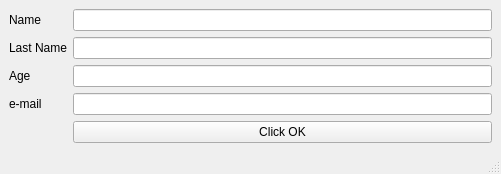
<?xml version="1.0" encoding="UTF-8"?>
<ui version="4.0">
 <class>MainWindow</class>
 <widget class="QMainWindow" name="MainWindow">
  <property name="geometry">
   <rect>
    <x>0</x>
    <y>0</y>
    <width>501</width>
    <height>157</height>
   </rect>
  </property>
  <property name="windowTitle">
   <string>MainWindow</string>
  </property>
  <widget class="QWidget" name="centralwidget">
   <layout class="QFormLayout" name="formLayout">
    <item row="0" column="0">
     <widget class="QLabel" name="label">
      <property name="text">
       <string>Name</string>
      </property>
     </widget>
    </item>
    <item row="1" column="0">
     <widget class="QLabel" name="label_2">
      <property name="text">
       <string>Last Name</string>
      </property>
     </widget>
    </item>
    <item row="2" column="0">
     <widget class="QLabel" name="label_3">
      <property name="text">
       <string>Age</string>
      </property>
     </widget>
    </item>
    <item row="0" column="1">
     <widget class="QLineEdit" name="lineEdit"/>
    </item>
    <item row="3" column="0">
     <widget class="QLabel" name="label_4">
      <property name="text">
       <string>e-mail</string>
      </property>
     </widget>
    </item>
    <item row="1" column="1">
     <widget class="QLineEdit" name="lineEdit_2"/>
    </item>
    <item row="2" column="1">
     <widget class="QLineEdit" name="lineEdit_3"/>
    </item>
    <item row="3" column="1">
     <widget class="QLineEdit" name="lineEdit_4"/>
    </item>
    <item row="4" column="1">
     <widget class="QPushButton" name="pushButton">
      <property name="text">
       <string>Click OK</string>
      </property>
     </widget>
    </item>
   </layout>
  </widget>
  <widget class="QMenuBar" name="menubar">
   <property name="geometry">
    <rect>
     <x>0</x>
     <y>0</y>
     <width>501</width>
     <height>21</height>
    </rect>
   </property>
  </widget>
  <widget class="QStatusBar" name="statusbar"/>
 </widget>
 <resources/>
 <connections/>
</ui>
